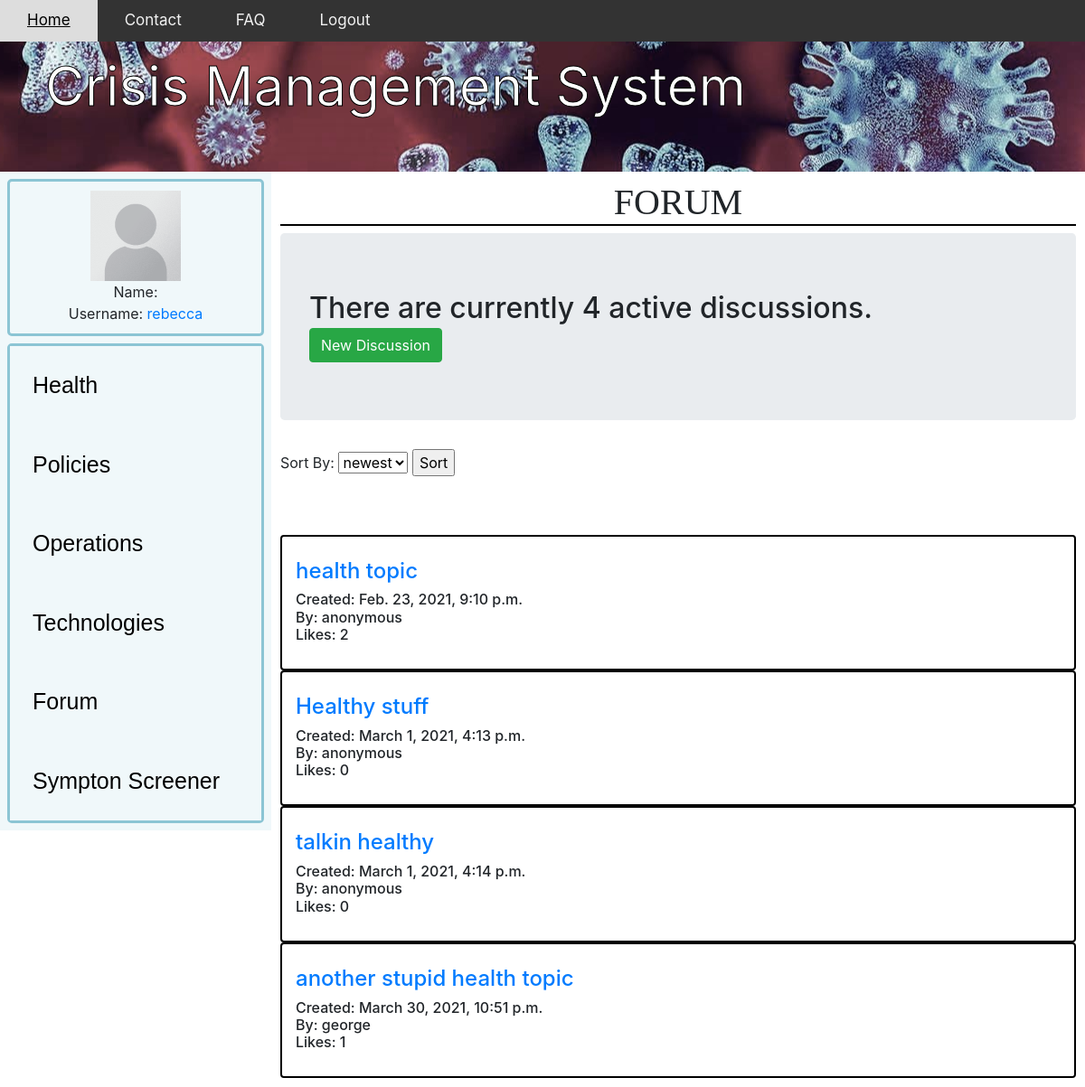
/forumHome/ (signed in), run on the app's committed database.
### app/models.py (models this page shows, shortened)
class forum(models.Model):
    name=models.CharField(max_length=200,default="anonymous" )
    topic= models.CharField(max_length=300, unique=True)
    section = models.CharField(max_length=12)
    description = models.CharField(max_length=1000,blank=True)
    date_created=models.DateTimeField(auto_now_add=True,null=True)
    likeCount = models.IntegerField(default=0)
    dislikeCount = models.IntegerField(default=0)
    forumLikes = models.ManyToManyField(User, related_name='forum')
    def totalLikes(self):
        return self.forumLikes.count()

### app/views.py (the view)
# urls.py: path('forumHome/',forumHome,name='forumHome'),
@login_required
def forumHome(request):
    forums=forum.objects.filter(section="Health")
    count=forums.count()
    discussions=[]
    discussionIndex = 0
    for i in forums:
        discussions.append(i.discussion_set.all())
        discussionIndex += 1
    context={'forums':forums,
              'count':count,
              'discussions':discussions,
              'discussionIndex': discussionIndex,
              }
    return render(request,'forumHome.html',context)

### app/templates/forumHome.html (shortened to what this page needs)
{% extends "app/base2.html" %}
{% load static %}
{% block content %}
<!DOCTYPE html>
<html lang="en">
<head>
    <body>
		<h1>{{section}} Forum</h1>
	</body>
    <link rel="stylesheet" href="https://stackpath.bootstrapcdn.com/bootstrap/4.5.0/css/bootstrap.min.css"0>
</head>
<body>
        <h2 class="jumbotron">
            There are currently {{count}} active {{section}} discussions.
            <div>
            <button onclick="location.href='{{request.path}}addInForum/'" class="btn btn-success">New Discussion</button>
            </div>
        </h2>
        <form method="POST" action='{{request.path}}'>
            <label for="sortBy">Sort By:</label>
            <select type="text" id="sortBy" name="sortBy">
                <option value="newest">newest</option>
            </select>
            <input type="submit" value="Sort">
        </form>
            <div class="card-columns" style="padding: 10px; margin: 20px;"></div>
            {% for forum in forums %}
                <div class="card box container">
                    <br>
                    <h6 class="card-title">
                        <a href='{% url 'forumDiscussion' forumName=forum.section forumTopic=forum.topic %}'><h4>{{forum.topic}}</h4></a>
                        <p>
                            Created: {{forum.date_created}}
                            <br>
                            By: {{forum.name}}
                            <br>
                            Likes: {{forum.totalLikes}}
                        </p>
                        </h6>
                </div>
            {%endfor%}
</body>
</html>
{%endblock%}

### app/templates/app/base2.html (shortened to what this page needs)
{% load static %}
<!DOCTYPE html>
<html>
	<head>
		<link rel="stylesheet" type="text/css" href="{% static 'css/main.css'%}">
	</head>
    <body>
        <div class="topnav" >
            <a class="active" href="#home" onclick="location.href='/'">Home</a>
            <a href="#contact" onclick="location.href='/contact'">Contact</a>
            <a href="#faq" onclick="location.href='/faq'">FAQ</a>
            {% if request.user.is_authenticated %}
            <a href="{% url 'logout' %}">Logout</a>
            {% else %}
            <a href="#Login" onclick="location.href='/accounts/login'">Login</a>
            {% endif %}
        </div>
        <header>Crisis Management System</header>
        <div class="homecolumn left" >
            <div class="homerow top" >
                <section>
                    {% if user.is_authenticated %}
                        <img src="{% static 'app/images/blank.png' %}" width="100" height="100">
                        <br>Name: {{ user.get_full_name }}
                        <br>Username: <a href="/userDiscussions/">{{ user.username }}</a>
                    {% else %}
                        <button onclick="location.href='/accounts/login'" class="button button1">Login</button>
                    {% endif %}
                </section>
            </div>
            <div class="homerow bottom" >
                <button onclick="location.href='/health'" class="homebutton">
                    Health</button>
                <button onclick="location.href='/policies'" class="homebutton">
                    Policies</button>
                <button onclick="location.href='/operation'" class="homebutton">
                    Operations</button>
                <button onclick="location.href='/technologies'" class="homebutton">
                    Technologies</button>
                <button onclick="location.href='/forumMain'" class="homebutton">
                    Forum</button>
                <button onclick="location.href='/screener'" class="homebutton">
                    Sympton Screener</button>
            </div>
        </div>
        <div class="homecolumn right">
            <div class="homerow full">
                {% block content %}{% endblock %}
            </div>
        </div>
    </body>
</html>

### app/static/css/main.css (style rules this page uses)
.topnav { background-color: #333; overflow: hidden; position: fixed; width: 100%; z-index: 1; }
.topnav a { float: left; color: #f2f2f2; text-align: center; padding: 10px 30px; text-decoration: none; font-size: 17px; }
h1 { font-size: 32px; text-align: center; font-family: serif; font-weight: bold; text-transform: uppercase; }
h1:after { content:' '; display:block; border: 1px solid black; }
body { margin: 0; padding: 0; }
.homebutton { border: none; color: black; padding: 25px; text-align: left; font-size: 25px; font-family: 'Trebuchet MS', sans-serif; cursor: pointer; display: block; width: 100%; background-color: #f0f8fa; }
header { -webkit-text-stroke-width: 1px; -webkit-text-stroke-color: black; background-image: url("covid.jpg"); overflow: hidden; margin-left: auto; margin-right: auto; background-position: center; background-repeat: no-repeat; padding: 50px; color: white; font-size: 60px; }
.homerow { float: top; }
.top { height: 25%; border: 3px solid #8cc5d4; border-radius: 5px; text-align: center; margin: 8px; padding: 10px }
.bottom { height: 75%; border: 3px solid #8cc5d4; border-radius: 5px; margin: 8px; }
.full { height: 100%; margin: 10px; }
.homecolumn { float: left; border: 10px; }
.left { width: 25%; background: #f0f8fa; }
.right { width: 75%; }

### app/templates/forumHome.html (style rules this page uses)
.box { border: 2px solid black; margin: 0 auto; }

### data on the page
forum: topic "health topic", date_created "Feb. 23, 2021, 9:10 p.m.", name "anonymous", totalLikes "2"
forum: topic "Healthy stuff", date_created "March 1, 2021, 4:13 p.m.", name "anonymous", totalLikes "0"
forum: topic "talkin healthy", date_created "March 1, 2021, 4:14 p.m.", name "anonymous", totalLikes "0"
forum: topic "another stupid health topic", date_created "March 30, 2021, 10:51 p.m.", name "george", totalLikes "1"

### other printed values
{{ user.username }} "rebecca"
{{ count }} "4"
